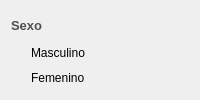
                    <widget class="QFrame" name="espacio_sexo">
                     <property name="minimumSize">
                      <size>
                       <width>0</width>
                       <height>0</height>
                      </size>
                     </property>
                     <property name="maximumSize">
                      <size>
                       <width>16777215</width>
                       <height>100</height>
                      </size>
                     </property>
                     <property name="styleSheet">
                      <string notr="true">border:none;</string>
                     </property>
                     <layout class="QVBoxLayout" name="verticalLayout_5">
                      <item>
                       <widget class="QLabel" name="label_sexo">
                        <property name="minimumSize">
                         <size>
                          <width>0</width>
                          <height>20</height>
                         </size>
                        </property>
                        <property name="maximumSize">
                         <size>
                          <width>16777215</width>
                          <height>20</height>
                         </size>
                        </property>
                        <property name="font">
                         <font>
                          <family>Arial</family>
                          <pointsize>10</pointsize>
                          <weight>75</weight>
                          <bold>true</bold>
                         </font>
                        </property>
                        <property name="styleSheet">
                         <string notr="true">QLabel{
		
	color: rgb(80, 80, 80);

	border-color: #ffffff;


}
</string>
                        </property>
                        <property name="text">
                         <string>Sexo</string>
                        </property>
                        <property name="scaledContents">
                         <bool>false</bool>
                        </property>
                       </widget>
                      </item>
                      <item alignment="Qt::AlignLeft">
                       <widget class="QRadioButton" name="input_sexo_masculino">
                        <property name="styleSheet">
                         <string notr="true">QRadioButton{

	background:transparent;
	font: 75 10pt &quot;Arial&quot;;
	border-color:#ffffff;

}</string>
                        </property>
                        <property name="text">
                         <string>Masculino</string>
                        </property>
                       </widget>
                      </item>
                      <item alignment="Qt::AlignLeft">
                       <widget class="QRadioButton" name="input_sexo_femenino">
                        <property name="styleSheet">
                         <string notr="true">QRadioButton{

	background:transparent;
	font: 75 10pt &quot;Arial&quot;;
	border-color:#ffffff;

}</string>
                        </property>
                        <property name="text">
                         <string>Femenino</string>
                        </property>
                       </widget>
                      </item>
                     </layout>
                    </widget>
